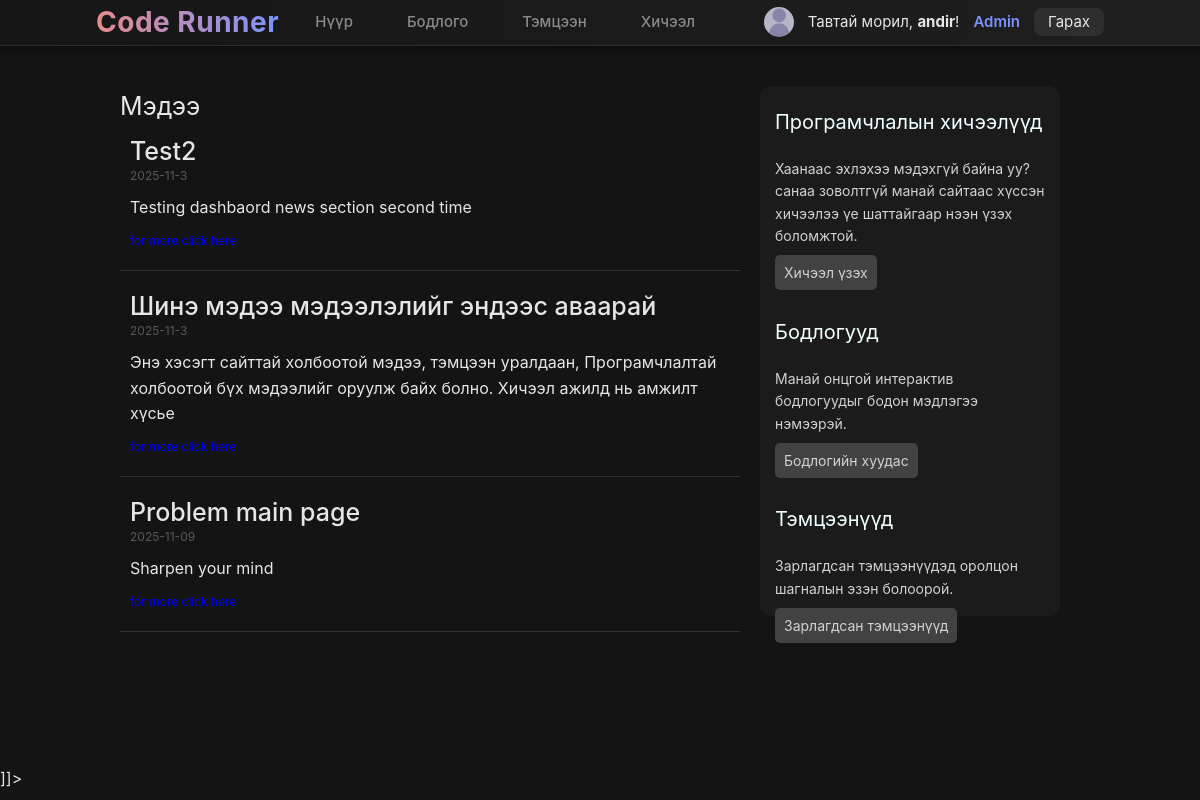
The page / (signed in) on the database its author committed.
### tables this page shows
CREATE TABLE users (
    id INTEGER PRIMARY KEY ,
    username TEXT UNIQUE NOT NULL,
    email TEXT UNIQUE NOT NULL,
    password_hash TEXT NOT NULL,
    is_admin INTEGER DEFAULT 0, pro TEXT, streak TEXT
);

CREATE TABLE news ( title TEXT, desc TEXT , time TEXT DEFAULT CURRENT_TIMESTAMP , link TEXT );

### run.py (the view)
@app.route("/")
def dashboard():
    if current_user.is_authenticated:
        conn = get_db_connection()
        articles = conn.execute("SELECT * FROM news").fetchall()
        conn.close()
        return render_template("Dashboard.html", articles=articles)
    else:
        return render_template("Homepage.html")

### run.py (called while the page is built)
def make_user_object(row):
    if not row:
        return None
    user_obj = type("UserObj", (), {})()
    for key in row.keys():
        setattr(user_obj, key, row[key])
    user_obj.get_id = lambda: str(user_obj.id)
    user_obj.is_authenticated = property(lambda self: True)
    user_obj.is_active = property(lambda self: True)
    user_obj.is_anonymous = property(lambda self: False)
    return user_obj

@app.before_request
def require_admin_for_admin_prefix():
    if request.path.startswith("/admin"):
        if not current_user.is_authenticated:
            return redirect(url_for("login", next=request.path))
        if not getattr(current_user, "is_admin", 0):
            flash("Admin access only!", "danger")
            return redirect(url_for("index"))

def get_db_connection():
    conn = sqlite3.connect(DB_PATH)
    conn.row_factory = sqlite3.Row
    return conn

@login_manager.user_loader
def load_user(user_id):
    conn = get_db_connection()
    row = conn.execute("SELECT * FROM users WHERE id=?", (user_id,)).fetchone()
    conn.close()
    return make_user_object(row)

### templates/Dashboard.html (shortened to what this page needs)
{% extends "base.html" %}
{% block content %}
<div class="base">
    <div class="news">
        <div style="font-size: 25px; font-weight: 400; ">Мэдээ</div>
        <div class="articles">
            {% for article in articles %}
            <section class="article">
                <div style="display: flex; flex-direction: column;">
                    <div class="article-title"> {{ article.title }} </div>
                    <div class="article-time">{{ article.time[:10] }}</div>
                </div>
                <div class="article-desc">{{ article.desc }}</div>
                <div class="article-link"> <a href="{{ article.link }}">for more click here</a> </div>
            </section>
            {% endfor %}
        </div>
    </div>
    <section class="nav">
        <div class="nav-section">
            <div class="nav-title">
                Програмчлалын хичээлүүд
            </div>
            <div class="nav-desc">
                Хаанаас эхлэхээ мэдэхгүй байна уу? санаа зоволтгүй манай сайтаас хүссэн хичээлээ үе шаттайгаар нээн үзэх
                боломжтой.
            </div>
            <a class="sec-btn" href="">Хичээл үзэх</a>
        </div>
        <div class="nav-section">
            <div class="nav-title">
                Бодлогууд
            </div>
            <div class="nav-desc">
                Манай онцгой интерактив бодлогуудыг бодон мэдлэгээ нэмээрэй.
            </div>
            <a class="sec-btn" href="{{ url_for('problemsheet')}}">Бодлогийн хуудас</a>
        </div>
        <div class="nav-section">
            <div class="nav-title">
                Тэмцээнүүд
            </div>
            <div class="nav-desc">
                Зарлагдсан тэмцээнүүдэд оролцон шагналын эзэн болоорой.
            </div>
            <a class="sec-btn" href="">Зарлагдсан тэмцээнүүд</a>
        </div>
</div>
{% endblock %}

### templates/base.html (shortened to what this page needs)
<!DOCTYPE html>
<html lang="en">
<head>
    <link rel="stylesheet" href="{{ url_for('static', filename='style.css') }}">
</head>
<body>
    <header>
        <nav>
            <div class="nav-left">
                <div class="title">Code Runner</div>
                <a class="nav-btn" href="{{ url_for('dashboard') }}">Нүүр</a>
                <a class="nav-btn" href="{{ url_for('problemsheet') }}">Бодлого</a>
                <a class="nav-btn" href="{{ url_for('adminSubmissions') }}">Тэмцээн</a>
                <a class="nav-btn" href="{{ url_for('adminSubmissions') }}">Хичээл</a>
            </div>
            <div class="user-info">
                {% if current_user.is_authenticated %}
                <a href="{{ url_for('profile', id=current_user.id) }}"><img
                        style="border-radius: 50px; align-items: center; display: flex;" width="30"
                        src="{{ url_for('static', filename='pictures/Defaultuser.png') }}"></a>
                {% else %}
                <img style="border-radius: 50px; align-items: center; display: flex;" width="30"
                    src="{{ url_for('static', filename='pictures/Defaultuser.png') }}">
                {% endif %}
                {% if current_user.is_authenticated %}
                <span>Тавтай морил, <strong>{{ current_user.username }}</strong>!</span>
                {% if current_user.is_admin %}
                <span class="user-role">Admin</span>
                {% endif %}
                <a class="logout-link" href="{{ url_for('logout') }}">Гарах</a>
                {% else %}
                <span>Та нэвтэрч ороогүй байна.</span>
                <a class="logout-link" href="{{ url_for('login') }}">Нэвтрэх</a>
                {% endif %}
            </div>
        </nav>
    </header>
    <main>
        {% block content %}{% endblock %}
    </main>
</body>
</html>]]>

### static/style.css (style rules this page uses)
.nav-btn { color: #8a8a8a; background: none; border: none; padding: 8px 18px; font-weight: 500; font-size: 15px; cursor: pointer; transition: color 0.15s ease; }
html { scrollbar-color: #6f7dff #0f0f0f; scrollbar-width: thin; }

### templates/Dashboard.html (style rules this page uses)
.base { display: flex; flex-direction: row; }
.articles { flex: 3; min-width: 100%; }
.article { border-bottom: solid 0.1px rgb(52, 52, 52); margin: 10px 0px 20px; padding: 10px }
.article-title { font-size: 25px; font-weight: 500; margin: -15px 0px; }
.article-desc { font-size: 16px; }
.article-link { font-size: 12px; margin: 10px 0px; color: blue; }
.article-time { font-size: 12px; color: rgb(89, 89, 89); margin: 10px 0px; }
.nav { flex: 1; display: flex; flex-direction: column; color: rgb(210, 210, 210); min-width: 300px; padding: 10px; background-color: rgb(27, 27, 27); border-radius: 10px; margin: 0px 20px; font-size: 14px; gap: 1rem; max-height: 530px }
.nav-section { padding: 5px; }
.nav-title { padding: 5px 0px; font-size: 20px; color: azure; }
.sec-btn { background-color: rgb(66, 66, 66); border-radius: 5px; padding: 9px; }
.nav-desc { padding: 15px 0px; }
.news { flex: 3 }

### templates/base.html (style rules this page uses)
* { margin: 0; padding: 0; box-sizing: border-box; }
body { background-color: #141414; color: #e6e6e6; font-family: 'Inter', 'Segoe UI', sans-serif; line-height: 1.6; }
a { text-decoration: none; color: inherit; }
header { background: linear-gradient(90deg, #161616, #1f1f1f); border-bottom: 1px solid #2d2d2d; box-shadow: 0 3px 8px rgba(0, 0, 0, 0.4); position: sticky; top: 0; z-index: 100; padding: 0px 8%; }
nav { display: flex; justify-content: space-between; align-items: center; flex-wrap: wrap; }
.nav-left { display: flex; align-items: center; gap: 18px; }
.title { font-size: 28px; font-weight: 700; background: linear-gradient(90deg, #e58c8c, #7d91ff); -webkit-background-clip: text; -webkit-text-fill-color: transparent; letter-spacing: 0.5px; }
.nav-btn { color: #8a8a8a; border: none; padding: 8px 18px; font-weight: 500; font-size: 15px; transition: all 0.25s ease; cursor: pointer; }
.user-info { display: flex; align-items: center; gap: 14px; font-size: 15px; }
.user-role { color: #7d91ff; font-weight: 600; }
.logout-link { background-color: #2e2e2e; padding: 2px 14px; border-radius: 8px; transition: background 0.2s ease; }
main { padding: 40px 10%; min-height: calc(100vh - 80px); }

### rows shown on the page
users: username "andir"
news: title "Test2", time "2025-11-3", desc "Testing dashbaord news section second time"
news: title "Шинэ мэдээ мэдээлэлийг эндээс аваарай", time "2025-11-3", desc "Энэ хэсэгт сайттай холбоотой мэдээ, тэмцээн уралдаан, Програмчлалтай холбоотой бүх мэдээлийг оруулж байх болно. Хичээл ажилд нь амжилт хүсье"
news: title "Problem main page", time "2025-11-09", desc "Sharpen your mind"
